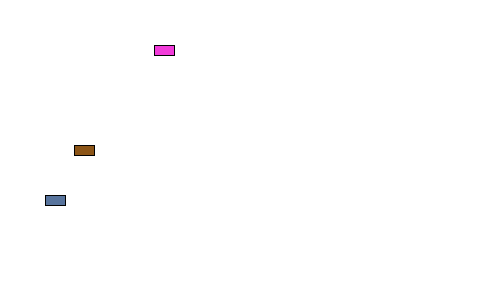
Frame 1 (no input)
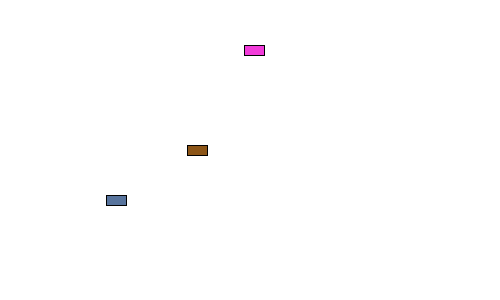
Frame 60 (the mouse pressed at the canvas centre just before this capture)
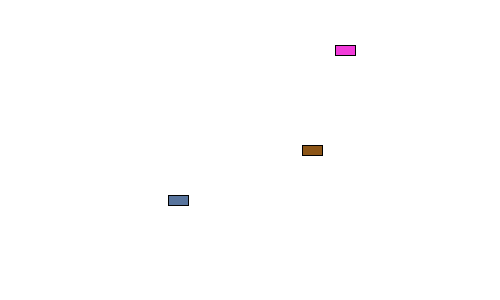
Frame 120 (the mouse held since frame 60 and released just before this capture)

The Processing sketch that drew these frames (run headless with seeded random() and noise(); from frame 60 on, the mouse is pressed at the canvas centre):

// Processing sketch: processing_115969
// ── processing_115969.pde

Car firstCar;
Car secondCar;
Car thirdCar;

int xDir = 1;

void setup() {
  background(255);
  size(500,300);
  firstCar = new Car(random(5, (width/2)),50,random(1,3)); 
  secondCar = new Car(random(5, (width/2)),150,random(1,3));
  thirdCar = new Car(random(5, (width/2)),200,random(1,3));
}

void draw() {
  background(255);
   if ((firstCar.xPos <= 0 + (firstCar.carWidth)/2) || (firstCar.xPos >= (width- (firstCar.carWidth)/2))){
    xDir = -xDir;
    firstCar.colorChange();
   }
   if ((secondCar.xPos <= 0 + (secondCar.carWidth)/2) || (secondCar.xPos >= (width - (secondCar.carWidth)/2))){
    xDir = -xDir;
    secondCar.colorChange();
   }
   if ((thirdCar.xPos <= 0 + (thirdCar.carWidth)/2) || (thirdCar.xPos >= (width - (thirdCar.carWidth)/2))){
    xDir = -xDir;
    thirdCar.colorChange();
   }
  firstCar.move(xDir);
  secondCar.move(xDir);
  thirdCar.move(xDir);
  firstCar.display();
  secondCar.display();
  thirdCar.display(); 
}
class Car { 
  float xPos;
  float ypos;
  float xSpeed;
  int carWidth = 20;
  int carHeight = 10;
  int carColor = color(random(255),random(255),random(255));

  Car(float tempxPos, float tempYpos, float tempxSpeed) {
    xPos = tempxPos;
    ypos = tempYpos;
    xSpeed = tempxSpeed;
  }

  void display() {
    stroke(0);
    fill(carColor);
    rectMode(CENTER);
    rect(xPos,ypos,carWidth,carHeight);
  }

  void move(int direction) {
    xPos = xPos + (xSpeed*xDir);
    }
  void colorChange(){  
      carColor = color(random(255),random(255),random(255));
    }
  }
